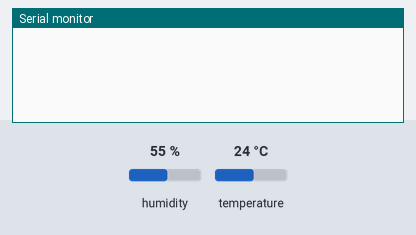
Bench run of a sketch on a simulated ESP32. On the bench: the last lines printed to the serial monitor. The test bench sets the inputs (shaded band); at power-on: humidity 55 %, temperature 24 °C.

Above: at 3.7 s.
3.8 s: humidity set to 22 %
At 13.3 s:
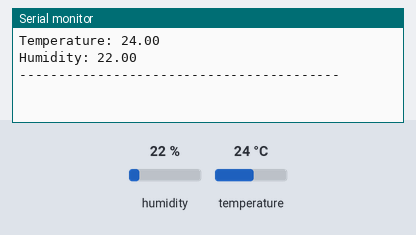
18.8 s: temperature set to 12 °C
At 23.6 s:
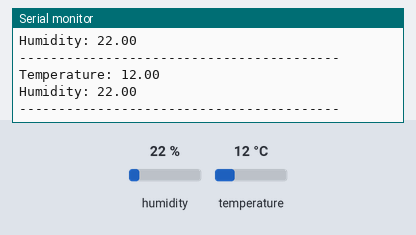
33.8 s: humidity set to 40 %
At 44.1 s:
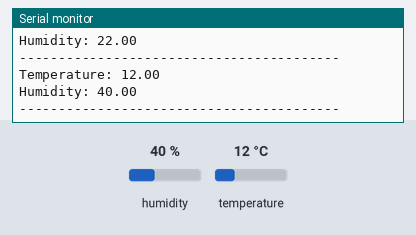

Measured:
- after the input at 3.8 s, the serial monitor: prints a new line after 8.7 s (image 1)
- after the input at 18.8 s, the serial monitor: prints a new line after 3.8 s (image 2)
- after the input at 33.8 s, the serial monitor: prints a new line after 8.8 s (image 3)

The sketch:

DHT11_ESP32_UBIDOTS_C.ino
```cpp
#include "UbidotsEsp32Mqtt.h"
#include "DHT.h"
#define DHTPIN 26
#define DHTTYPE DHT11
DHT dht(DHTPIN, DHTTYPE);
const char *UBIDOTS_TOKEN = "BBFF-UBLFGoqfx7pt3DLttkyKP5o72feIrM";
const char *WIFI_SSID = "CodingScientist";
const char *WIFI_PASS = "BumBiteTrisha";
const char *DEVICE_LABEL = "DHT11-ESP32-C";
const char *VARIABLE_LABEL_1 = "temperature";
const char *VARIABLE_LABEL_2 = "humidity";
const int PUBLISH_FREQUENCY = 5000;
unsigned long timer;
Ubidots ubidots(UBIDOTS_TOKEN);

void callback(char *topic, byte *payload, unsigned int length)
{
  Serial.print("Message arrived [");
  Serial.print(topic);
  Serial.print("] ");
  for (int i = 0; i < length; i++)
  {
    Serial.print((char)payload[i]);
  }
  Serial.println();
}

void setup()
{
  Serial.begin(9600);
  dht.begin();
  delay(1000);
  ubidots.connectToWifi(WIFI_SSID, WIFI_PASS);
  ubidots.setCallback(callback);
  ubidots.setup();
  ubidots.reconnect();
  timer = millis();
}

void loop()
{
  if (!ubidots.connected())
  {
    ubidots.reconnect();
  }
  if (millis() - timer)
  {
    float h = dht.readHumidity();
    float t = dht.readTemperature();
    ubidots.add(VARIABLE_LABEL_1, t);
    ubidots.add(VARIABLE_LABEL_2, h);
    ubidots.publish(DEVICE_LABEL);
    Serial.println("Temperature: " + String(t));
    Serial.println("Humidity: " + String(h));
    Serial.println("-----------------------------------------");
    timer = millis();
  }
  delay(10000);
  ubidots.loop();
}
```
